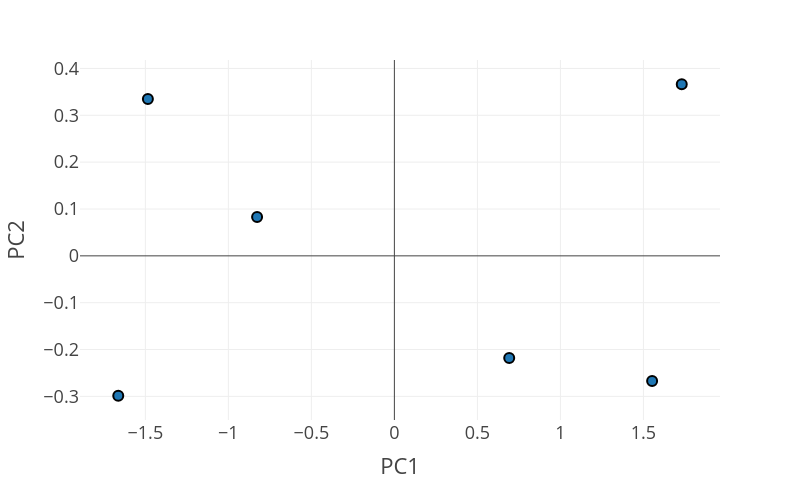

Notebook cell for this chart:
### Code cell
# PLot the transformed data
df_transformed = pd.DataFrame(df_transformed, columns=['PC1', 'PC2'])

fig = px.scatter(df_transformed, x='PC1', y='PC2', width=800, height=500)
fig.update_traces(marker_size=10, marker_line_width=2, marker_line_color='black')
fig.show()

### Figure 1 — Plotly figure (JSON) as saved in the notebook; plotly's stock layout.template omitted (floating-point values rounded to 4 significant figures)
{"data": [{"hovertemplate": "PC1=%{x}<br>PC2=%{y}<extra></extra>", "legendgroup": "", "marker": {"color": "#1F77B4", "line": {"color": "black", "width": 2}, "size": 10, "symbol": "circle"}, "mode": "markers", "name": "", "orientation": "v", "showlegend": false, "type": "scatter", "x": [0.6916, 1.731, 1.552, -0.8269, -1.485, -1.663], "xaxis": "x", "y": [-0.2181, 0.3663, -0.267, 0.08278, 0.3347, -0.2987], "yaxis": "y"}], "layout": {"height": 500, "legend": {"tracegroupgap": 0}, "margin": {"t": 60}, "width": 800, "xaxis": {"anchor": "y", "domain": [0, 1], "title": {"text": "PC1"}}, "yaxis": {"anchor": "x", "domain": [0, 1], "title": {"text": "PC2"}}}}
